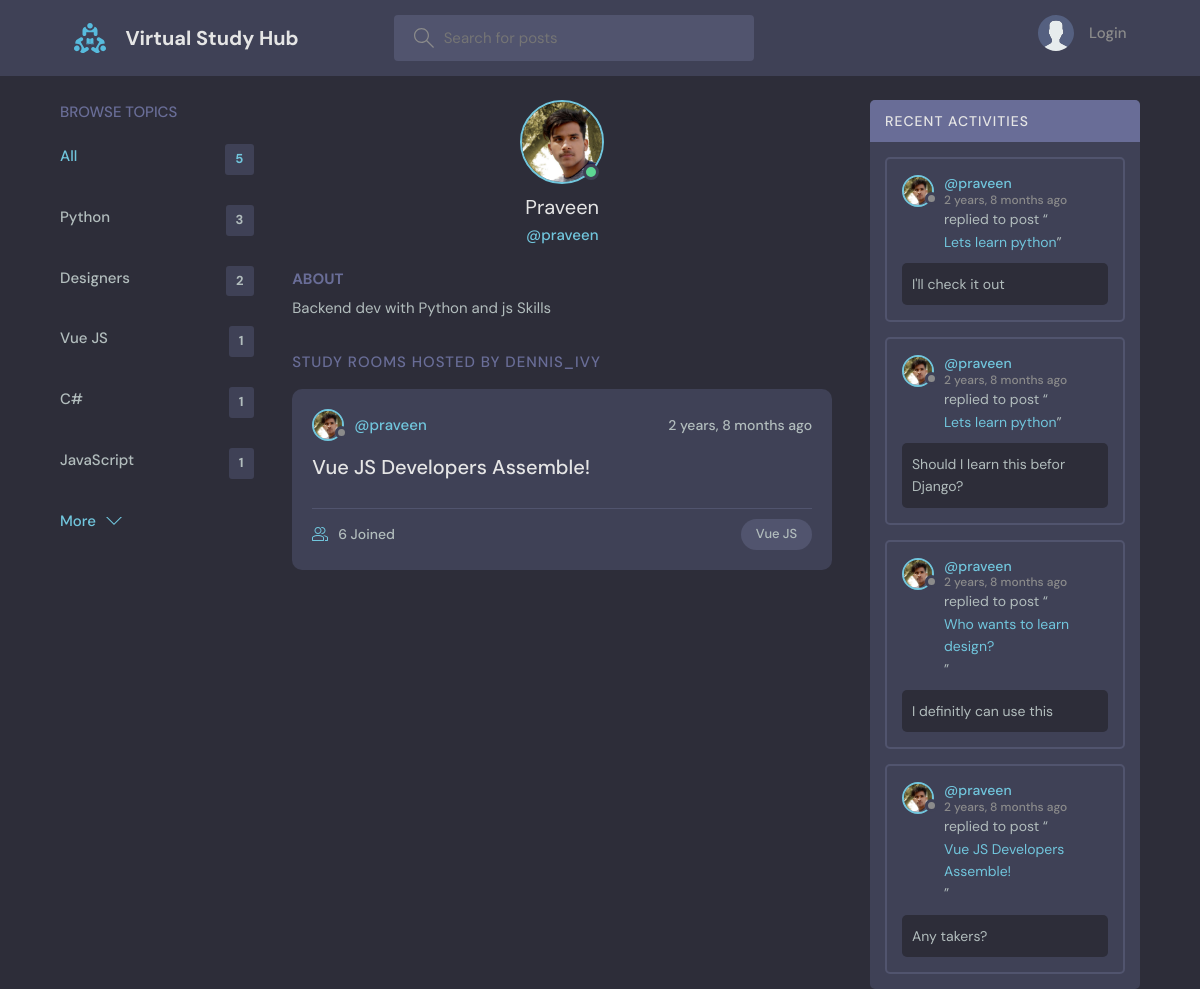
The app's page /profile/2/ with its own data.
### base/models.py (models this page shows, shortened)
class Topic(models.Model):
    name = models.CharField(max_length=200)

class User(AbstractUser):
    name = models.CharField(max_length=200, null=True)
    email = models.EmailField(unique=True, null=True)
    bio = models.TextField(null=True)
    avatar = models.ImageField(null=True, default="avatar.svg")
    USERNAME_FIELD = 'email'
    REQUIRED_FIELDS = []

class Room(models.Model):
    host = models.ForeignKey(User, on_delete=models.SET_NULL, null=True)
    topic = models.ForeignKey(Topic, on_delete=models.SET_NULL, null=True)
    name = models.CharField(max_length=200)
    description = models.TextField(null=True, blank=True)
    participants = models.ManyToManyField(
        User, related_name='participants', blank=True)
    updated = models.DateTimeField(auto_now=True)
    created = models.DateTimeField(auto_now_add=True)
    class Meta:
        ordering = ['-updated', '-created']
    def __str__(self):
        return self.name

class Message(models.Model):
    user = models.ForeignKey(User, on_delete=models.CASCADE)
    room = models.ForeignKey(Room, on_delete=models.CASCADE)
    body = models.TextField(null=True, blank=True, default='')
    file = models.FileField(upload_to='uploads/', null=True, blank=True)
    created = models.DateTimeField(auto_now_add=True)

### base/views.py (the view)
# urls.py: path('profile/<str:pk>/', views.userProfile, name="user-profile"),
def userProfile(request, pk):
    user = User.objects.get(id=pk)
    rooms = user.room_set.all()
    room_messages = user.message_set.all()
    topics = Topic.objects.all()
    context = {'user': user, 'rooms': rooms,
               'room_messages': room_messages, 'topics': topics}
    return render(request, 'base/profile.html', context)

### base/templates/base/profile.html (shortened to what this page needs)
{% extends 'main.html' %}
{% block content %}
<main class="profile-page layout layout--3">
  <div class="container">
    {% include 'base/topics_component.html' %}
    <div class="roomList">
      <div class="profile">
        <div class="profile__avatar">
          <div class="avatar avatar--large active">
            <img src="{{user.avatar.url}}" />
          </div>
        </div>
        <div class="profile__info">
          <h3>{{user.name}}</h3>
          <p>@{{user.username}}</p>
        </div>
        <div class="profile__about">
          <h3>About</h3>
          <p>
            {{user.bio}}
          </p>
        </div>
      </div>
      <div class="roomList__header">
        <div>
          <h2>Study Rooms Hosted by dennis_ivy</a>
          </h2>
        </div>
      </div>
      {% include 'base/feed_component.html' %}
    </div>
    {% include 'base/activity_component.html' %}
  </div>
</main>
{% endblock content %}

### templates/main.html (shortened to what this page needs)
<!DOCTYPE html>
{% load static %}
<html lang="en">
<head>
    <link rel="stylesheet" href="{% static 'styles/style.css' %}" />
</head>
<body>
    {% include 'navbar.html' %}
    {% block content %}
    {% endblock %}
</body>
</html>

### templates/navbar.html (shortened to what this page needs)
{% load static %}
<header class="header header--loggedIn">
    <div class="container">
        {% if user.is_authenticated %}
        <a href="{% url 'home' %}" class="header__logo">
        {% else %}
        <a class="header__logo">
        {% endif %}
            <img src="{% static 'images/logo.svg' %}" />
            <h1>Virtual Study Hub</h1>
        </a>
        {% if user.is_authenticated %}
        <form class="header__search" method="GET" action="{% url 'home' %}">
            <label>
                <input name="q" placeholder="Search for posts" />
            </label>
        </form>
        {% endif %}
        <nav class="header__menu">
            {% if request.user.is_authenticated %}
            <div class="header__user">
                <a href="{% url 'update-user' %}">
                    <div class="avatar avatar--medium active">
                        <img src="{{request.user.avatar.url}}" />
                    </div>
                    <p>{{request.user.username}} <span>@{{request.user.username}}</span></p>
                </a>
                <button class="dropdown-button">
                    <svg version="1.1" xmlns="http://www.w3.org/2000/svg" width="32" height="32" viewBox="0 0 32 32">
                        <title>chevron-down</title>
                        <path d="M16 21l-13-13h-3l16 16 16-16h-3l-13 13z"></path>
                    </svg>
                </button>
            </div>
            {% else %}
            <a href="{% url 'login' %}">
                <img src="{% static 'images/avatar.svg' %}" />
                <p>Login</p>
            </a>
            {% endif %}
        </nav>
    </div>
</header>

### base/templates/base/topics_component.html
<div class="topics">
    <div class="topics__header">
        <h2>Browse Topics</h2>
    </div>
    <ul class="topics__list">
        <li>
            <a href="{% url 'home' %}" class="active">All <span>{{topics.count}}</span></a>
        </li>
        {% for topic in topics %}
        <li>
            <a href="{% url 'home' %}?q={{topic.name}}">{{topic.name}}<span>{{topic.room_set.all.count}}</span></a>
        </li>
        {% endfor %}
    </ul>
    <a class="btn btn--link" href="{% url 'topics' %}">
        More
        <svg version="1.1" xmlns="http://www.w3.org/2000/svg" width="32" height="32" viewBox="0 0 32 32">
            <title>chevron-down</title>
            <path d="M16 21l-13-13h-3l16 16 16-16h-3l-13 13z"></path>
        </svg>
    </a>
</div>

### base/templates/base/feed_component.html (shortened to what this page needs)
{% for room in rooms %}
<div class="roomListRoom">
    <div class="roomListRoom__header">
        <a href="{% url 'user-profile' room.host.id %}" class="roomListRoom__author">
            <div class="avatar avatar--small">
                <img src="{{room.host.avatar.url}}" />
            </div>
            <span>@{{room.host.username}}</span>
        </a>
        <div class="roomListRoom__actions">
            <span>{{room.created|timesince}} ago</span>
        </div>
    </div>
    <div class="roomListRoom__content">
        <a href="{% url 'room' room.id %}">{{room.name}}</a>
    </div>
    <div class="roomListRoom__meta">
        <a href="{% url 'room' room.id %}" class="roomListRoom__joined">
            {{room.participants.all.count}} Joined
        </a>
        <p class="roomListRoom__topic">{{room.topic.name}}</p>
    </div>
</div>
{% endfor %}

### base/templates/base/activity_component.html (shortened to what this page needs)
<div class="activities">
    <div class="activities__header">
        <h2>Recent Activities</h2>
    </div>
    {% for message in room_messages %}
    <div class="activities__box">
        <div class="activities__boxHeader roomListRoom__header">
            <a href="{% url 'user-profile' message.user.id %}" class="roomListRoom__author">
                <div class="avatar avatar--small">
                    <img src="{{message.user.avatar.url}}" />
                </div>
                <p>
                    @{{message.user.username}}
                    <span>{{message.created|timesince}} ago</span>
                </p>
            </a>
        </div>
        <div class="activities__boxContent">
            <p>replied to post “<a href="{% url 'room' message.room.id %}">{{message.room}}</a>”</p>
            <div class="activities__boxRoomContent">{{message.body}}</div>
        </div>
    </div>
    {% endfor %}
</div>

### records on screen
Topic: name "Python", room_set.all.count "3"
Topic: name "Designers", room_set.all.count "2"
Topic: name "Vue JS", room_set.all.count "1"
Topic: name "C#", room_set.all.count "1"
Topic: name "JavaScript", room_set.all.count "1"
User: avatar (picture), name "Praveen", username "praveen", bio "Backend dev with Python and js Skills"
Room: host.avatar (picture), host.username "praveen", created "2 years, 8 months", name "Vue JS Developers Assemble!", participants.all.count "6", topic.name "Vue JS"
Message: user.avatar (picture), user.username "praveen", created "2 years, 8 months", room "Lets learn python", body "I'll check it out"
Message: user.avatar (picture), user.username "praveen", created "2 years, 8 months", room "Lets learn python", body "Should I learn this befor Django?"
Message: user.avatar (picture), user.username "praveen", created "2 years, 8 months", room "Who wants to learn design?", body "I definitly can use this"
Message: user.avatar (picture), user.username "praveen", created "2 years, 8 months", room "Vue JS Developers Assemble!", body "Any takers?"

### other values on screen
{{ topics.count }} "5"
